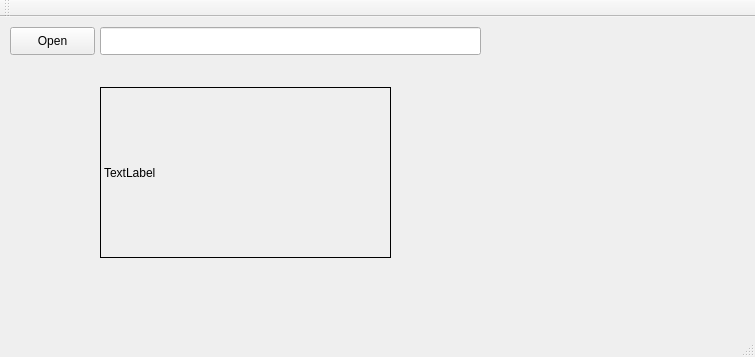
<?xml version="1.0" encoding="UTF-8"?>
<ui version="4.0">
 <class>MainWindow</class>
 <widget class="QMainWindow" name="MainWindow">
  <property name="geometry">
   <rect>
    <x>0</x>
    <y>0</y>
    <width>755</width>
    <height>357</height>
   </rect>
  </property>
  <property name="windowTitle">
   <string>MainWindow</string>
  </property>
  <widget class="QWidget" name="centralWidget">
   <widget class="QPushButton" name="pbOpen">
    <property name="geometry">
     <rect>
      <x>10</x>
      <y>10</y>
      <width>85</width>
      <height>28</height>
     </rect>
    </property>
    <property name="text">
     <string>Open</string>
    </property>
   </widget>
   <widget class="QLineEdit" name="leFile">
    <property name="geometry">
     <rect>
      <x>100</x>
      <y>10</y>
      <width>381</width>
      <height>28</height>
     </rect>
    </property>
   </widget>
   <widget class="QLabel" name="tlImage">
    <property name="geometry">
     <rect>
      <x>100</x>
      <y>70</y>
      <width>291</width>
      <height>171</height>
     </rect>
    </property>
    <property name="frameShape">
     <enum>QFrame::Box</enum>
    </property>
    <property name="text">
     <string>TextLabel</string>
    </property>
   </widget>
  </widget>
  <widget class="QMenuBar" name="menuBar">
   <property name="geometry">
    <rect>
     <x>0</x>
     <y>0</y>
     <width>755</width>
     <height>25</height>
    </rect>
   </property>
  </widget>
  <widget class="QToolBar" name="mainToolBar">
   <attribute name="toolBarArea">
    <enum>TopToolBarArea</enum>
   </attribute>
   <attribute name="toolBarBreak">
    <bool>false</bool>
   </attribute>
  </widget>
  <widget class="QStatusBar" name="statusBar"/>
 </widget>
 <layoutdefault spacing="6" margin="11"/>
 <resources/>
 <connections/>
</ui>
